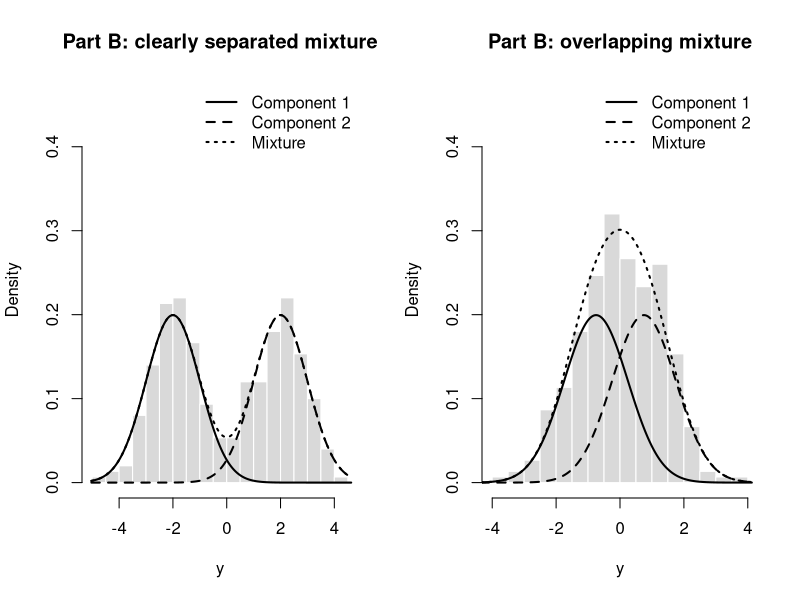
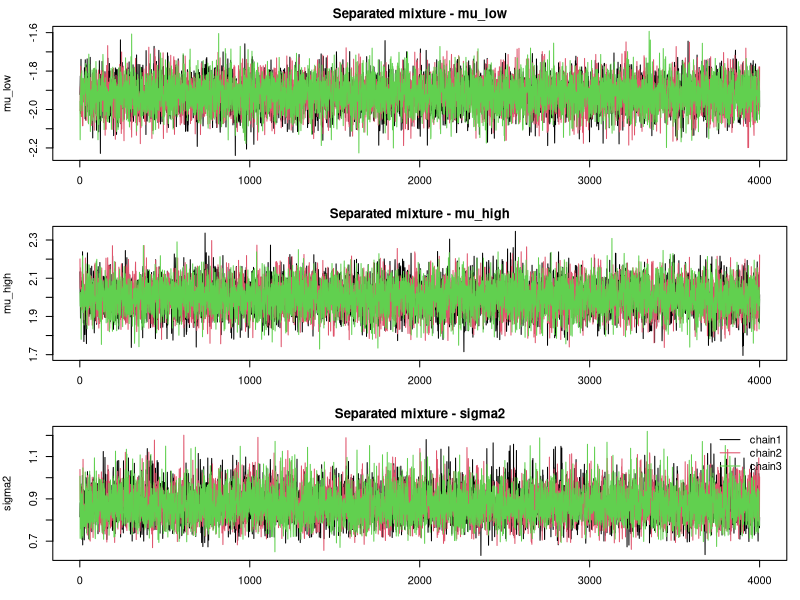
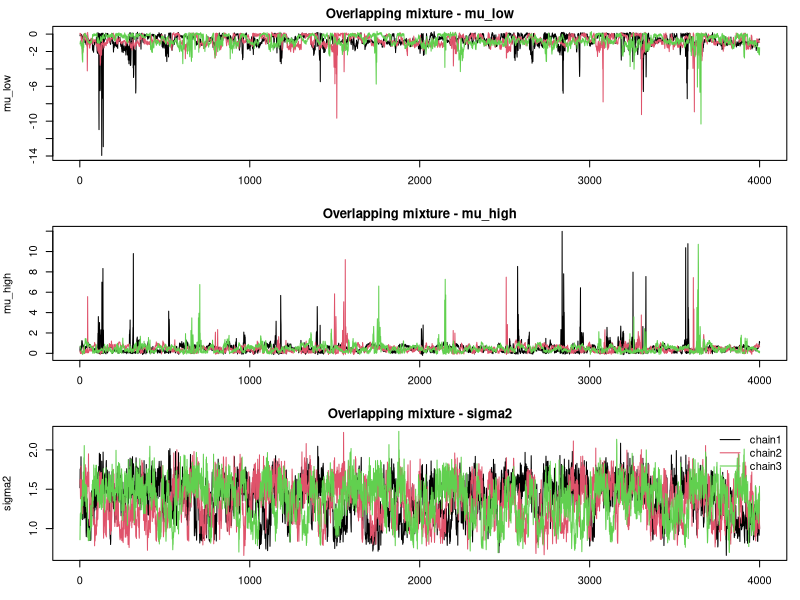
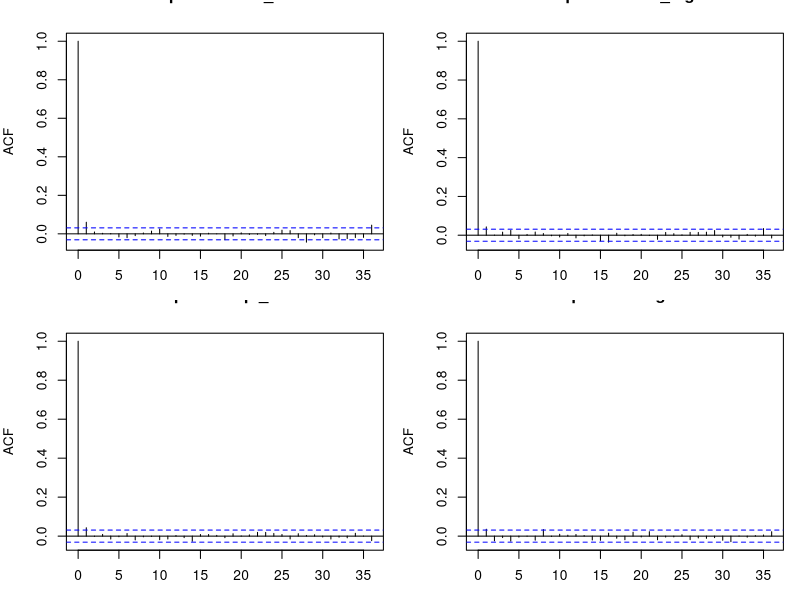
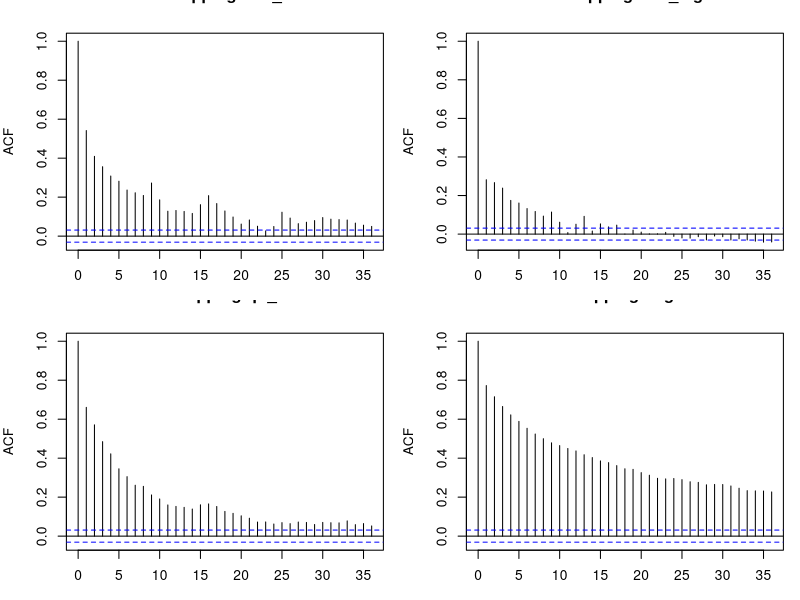
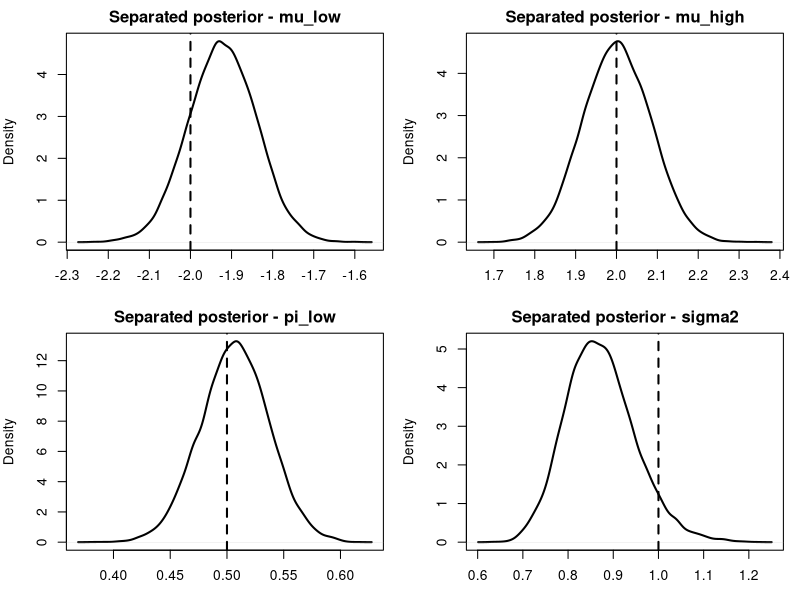
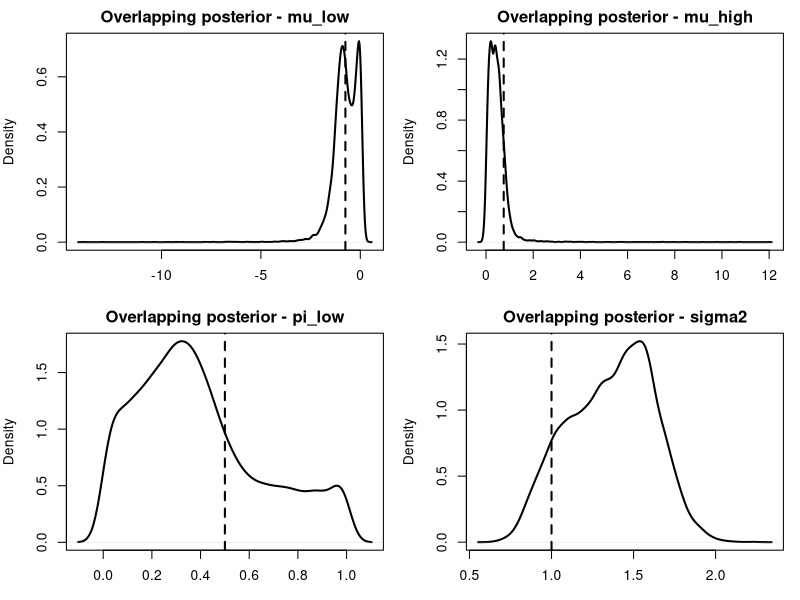

Write the R code that produced these figures, in order.

### TASK 2 ###

############
## PART A ##
############
# LATENT-VARIABLE REPRESENTATION AND GIBBS SAMPLER


# 1. STATISTICAL MODEL
# We consider the two-component Gaussian mixture
#   Y_i | Z_i = 1, mu_1, sigma^2 ~ N(mu_1, sigma^2)
#   Y_i | Z_i = 2, mu_2, sigma^2 ~ N(mu_2, sigma^2)
#
#   P(Z_i = 1) = pi
#   P(Z_i = 2) = 1 - pi
#
# Inverse-Gamma parameterisation used in this script:
#
#   p(sigma^2) proportional to
#     (sigma^2)^(-(alpha0 + 1)) * exp(-beta0 / sigma^2)
#
# Therefore, if X ~ InvGamma(alpha, beta), generate it as:
#
#   X = 1 / rgamma(1, shape = alpha, rate = beta)
#
# The latent allocations Z_i make Gibbs sampling possible because the
# full conditional distributions have standard forms.

# 2. PRIOR CHOICES

# The data in the example below are standardised, so these priors are
# specified on the standardised scale.
#
#   mu_k ~ N(0, 5^2)
#   pi ~ Beta(1, 1)
#   sigma^2 ~ InvGamma(2.5, 1.5)
#
# Beta(1, 1) is uniform on [0, 1].
# Under the stated Inverse-Gamma parameterisation, the prior mean of
# sigma^2 is beta0 / (alpha0 - 1) = 1.5 / 1.5 = 1.

m0 <- 0
s0_sq <- 25
a <- 1
b <- 1
alpha0 <- 2.5
beta0 <- 1.5


# 3. HELPER FUNCTION: STANDARDISE DATA


standardise_data <- function(y) {
  y_mean <- mean(y)
  y_sd <- sd(y)
  
  if (!is.finite(y_sd) || y_sd <= 0) {
    stop("The data must have a positive, finite standard deviation.")
  }
  
  list(
    y_std = (y - y_mean) / y_sd,
    mean = y_mean,
    sd = y_sd
  )
}


# 4. FULL CONDITIONAL DISTRIBUTIONS AND THEIR DERIVATION


# The full conditionals follow from:
# posterior kernel proportional to likelihood * prior.
# Terms that do not depend on the parameter being updated are omitted.
#
# 4.1 Latent allocation Z_i
#
# Define:
#   p1_i = P(Z_i = 1 | y_i, parameters)
#
# Then:
#
#   p1_i =
#     pi * phi(y_i; mu_1, sigma^2) /
#     [pi * phi(y_i; mu_1, sigma^2)
#       + (1 - pi) * phi(y_i; mu_2, sigma^2)]
#
#   Z_i | rest ~ Bernoulli(p1_i), represented by labels 1 and 2.
#
# Derivation for Z_i:
# Conditional on the parameters, Bayes' rule gives the probability of
# each allocation as its mixture weight times its Gaussian density,
# divided by the sum of those two weighted densities.
#
# 4.2 Component means
#
# For component k, combine the likelihood kernel
#   exp[-sum_{i:Z_i=k}(y_i - mu_k)^2 / (2*sigma^2)]
# with the Normal prior kernel
#   exp[-(mu_k - m0)^2 / (2*s0_sq)].
# Completing the square in mu_k gives the Normal full conditional below.
#
# Let n_k be the number of observations allocated to component k, and
# S_k be the sum of those observations. Then:
#
#   mu_k | rest ~ N(m_k_star, v_k_star)
#
#   v_k_star = 1 / (n_k / sigma^2 + 1 / s0_sq)
#
#   m_k_star = v_k_star * (S_k / sigma^2 + m0 / s0_sq)
#
# 4.3 Mixture probability
#
# Given the allocations, the likelihood for pi is proportional to
# pi^n1 * (1 - pi)^n2. Multiplying by the Beta(a, b) prior gives the
# Beta(a + n1, b + n2) full conditional.
#
# Let n_1 = number of observations with Z_i = 1 and
#     n_2 = number of observations with Z_i = 2.
#
#   pi | rest ~ Beta(a + n_1, b + n_2)
#
# 4.4 Common variance
#
# Conditional on the allocations and component means, the Gaussian
# likelihood kernel in sigma^2 is proportional to
# (sigma^2)^(-n/2) * exp[-sum_i (y_i - mu_Zi)^2 / (2*sigma^2)].
# Multiplying this by the specified Inverse-Gamma prior kernel adds
# n/2 to the shape parameter and half the residual sum of squares to
# the second parameter.
#
# Let mu_Zi equal mu_1 when Z_i = 1 and mu_2 when Z_i = 2.
# Under the prior specified above:
#
#   sigma^2 | rest ~ InvGamma(
#     alpha0 + n / 2,
#     beta0 + 0.5 * sum_i (y_i - mu_Zi)^2
#   )

# Now, I have drived the full conditional distributions.
# The following section implements the Gibbs sampler,
# stores posterior draws, and assesses Markov chain behaviour.

# 5. GIBBS SAMPLER IMPLEMENTED FROM SCRATCH


gibbs_mix <- function(
    y,
    n_iter = 12000,
    burn = 4000,
    thin = 4,
    init = NULL,
    m0 = 0,
    s0_sq = 25,
    a = 1,
    b = 1,
    alpha0 = 2.5,
    beta0 = 1.5,
    seed = NULL
) {
  if (!is.null(seed)) set.seed(seed)
  
  if (!is.numeric(y) || length(y) < 2 || any(!is.finite(y))) {
    stop("y must be a finite numeric vector with at least two observations.")
  }
  if (n_iter <= burn) stop("n_iter must be larger than burn.")
  if (thin < 1) stop("thin must be at least 1.")
  if (s0_sq <= 0 || a <= 0 || b <= 0 ||
      alpha0 <= 0 || beta0 <= 0) {
    stop("Prior variance and distribution parameters must be positive.")
  }
  
  n <- length(y)
  
# Initial values
if (is.null(init)) {
    z <- sample(1:2, n, replace = TRUE)
    
# Ensure both components have at least one observation initially.
    if (length(unique(z)) < 2) {
      z[1] <- 1L
      z[2] <- 2L
    }
    
    mu1 <- mean(y[z == 1])
    mu2 <- mean(y[z == 2])
    
    if (mu1 == mu2) {
      mu1 <- mu1 - 0.5
      mu2 <- mu2 + 0.5
    }
    
    pi <- min(max(mean(z == 1), 0.05), 0.95)
    sigma2 <- var(y)
  } else {
    required <- c("mu1", "mu2", "pi", "sigma2")
    if (!all(required %in% names(init))) {
      stop("init must contain mu1, mu2, pi, and sigma2.")
    }
    
    mu1 <- init$mu1
    mu2 <- init$mu2
    pi <- init$pi
    sigma2 <- init$sigma2
    
    if (!is.null(init$z)) {
      z <- init$z
      if (length(z) != n || any(!z %in% c(1, 2))) {
        stop("init$z must have length length(y) and contain only 1 or 2.")
      }
    } else {
      z <- sample(1:2, n, replace = TRUE)
    }
  }
  
  if (!is.finite(sigma2) || sigma2 <= 0) {
    stop("The initial sigma2 must be positive and finite.")
  }
  if (!is.finite(pi) || pi <= 0 || pi >= 1) {
    stop("The initial pi must be strictly between 0 and 1.")
  }
  
  keep <- seq(from = burn + 1, to = n_iter, by = thin)
  n_keep <- length(keep)
  
  # Store parameter draws and the latent allocations for posterior
  # inference and examination of Markov-chain behaviour.
  out <- list(
    mu1 = numeric(n_keep),
    mu2 = numeric(n_keep),
    pi = numeric(n_keep),
    sigma2 = numeric(n_keep),
    z = matrix(NA_integer_, nrow = n_keep, ncol = n)
  )
  
  keep_counter <- 0L
  
  for (iter in seq_len(n_iter)) {
    
    # STEP 1: Update each latent allocation Z_i.
    # Work on the log scale to reduce numerical underflow.
    log_p1 <- log(pi) +
      dnorm(y, mean = mu1, sd = sqrt(sigma2), log = TRUE)
    
    log_p2 <- log1p(-pi) +
      dnorm(y, mean = mu2, sd = sqrt(sigma2), log = TRUE)
    
    p1 <- plogis(log_p1 - log_p2)
    z <- ifelse(runif(n) < p1, 1L, 2L)
    
    # STEP 2: Update mu_1.
    n1 <- sum(z == 1)
    v1 <- 1 / (n1 / sigma2 + 1 / s0_sq)
    m1 <- v1 * (sum(y[z == 1]) / sigma2 + m0 / s0_sq)
    mu1 <- rnorm(1, mean = m1, sd = sqrt(v1))
    
    # STEP 3: Update mu_2.
    n2 <- sum(z == 2)
    v2 <- 1 / (n2 / sigma2 + 1 / s0_sq)
    m2 <- v2 * (sum(y[z == 2]) / sigma2 + m0 / s0_sq)
    mu2 <- rnorm(1, mean = m2, sd = sqrt(v2))
    
    # STEP 4: Update pi.
    pi <- rbeta(1, shape1 = a + n1, shape2 = b + n2)
    
    # STEP 5: Update sigma^2.
    residuals <- ifelse(z == 1, y - mu1, y - mu2)
    alpha_post <- alpha0 + n / 2
    beta_post <- beta0 + 0.5 * sum(residuals^2)
    
    sigma2 <- 1 / rgamma(
      1,
      shape = alpha_post,
      rate = beta_post
    )
    
    # Save draws after burn-in, applying the requested thinning.
    if (iter %in% keep) {
      keep_counter <- keep_counter + 1L
      out$mu1[keep_counter] <- mu1
      out$mu2[keep_counter] <- mu2
      out$pi[keep_counter] <- pi
      out$sigma2[keep_counter] <- sigma2
      out$z[keep_counter, ] <- z
    }
  }
  
  out$n_iter <- n_iter
  out$burn <- burn
  out$thin <- thin
  out
}



# 6. BASIC CHECK OF THE GIBBS SAMPLER


# A simple simulated mixture is used only to check that the sampler
# runs and stores the expected quantities.
# n_iter = 6000 and burn = 2000 are initial pilot settings, not a claim
# that these values guarantee convergence. We must increase the run length if
# chains have not mixed adequately or effective sample sizes are too low.
# Burn-in is chosen by inspecting the early transient behaviour, thinning
# is used here only to reduce the number of stored draws, not to create
# convergence. 

set.seed(1001)
y_check <- c(
  rnorm(100, mean = -2, sd = 1),
  rnorm(100, mean = 2, sd = 1)
)

y_check_info <- standardise_data(y_check)
y_check_std <- y_check_info$y_std

check_init <- list(
  mu1 = -1,
  mu2 = 1,
  pi = 0.5,
  sigma2 = 1,
  z = sample(1:2, length(y_check_std), replace = TRUE)
)

check_draws <- gibbs_mix(
  y = y_check_std,
  n_iter = 6000,
  burn = 2000,
  thin = 4,
  init = check_init,
  m0 = m0,
  s0_sq = s0_sq,
  a = a,
  b = b,
  alpha0 = alpha0,
  beta0 = beta0,
  seed = 1002
)

# Basic posterior summary for the stored parameter draws.
posterior_summary <- function(x) {
  qs <- quantile(x, probs = c(0.025, 0.5, 0.975), na.rm = TRUE)
  c(
    Mean = mean(x),
    SD = sd(x),
    Q2.5 = unname(qs[1]),
    Median = unname(qs[2]),
    Q97.5 = unname(qs[3])
  )
}

summary_table <- rbind(
  mu1 = posterior_summary(check_draws$mu1),
  mu2 = posterior_summary(check_draws$mu2),
  pi = posterior_summary(check_draws$pi),
  sigma2 = posterior_summary(check_draws$sigma2)
)


# Part A is complete: I specified initialization and preliminary iteration
# settings.
# Part B evaluates chain behaviour to assess their adequacy.
# I will assess their adequacy using convergence diagnostics
# in Part B.

############
## PART B ##
############

#  SIMULATION SETTINGS

set.seed(20261012)
n_sim <- 300
true_pi <- 0.5
true_sigma <- 1

# Clearly separated: the mean difference is four standard deviations.

scenario_separated <- list(
  name = "Clearly separated",
  mu1 = -2,
  mu2 =  2,
  pi = true_pi,
  sigma = true_sigma
)

# Substantially overlapping: the mean difference is 1.5 standard deviations.

scenario_overlapping <- list(
  name = "Substantially overlapping",
  mu1 = -0.75,
  mu2 =  0.75,
  pi = true_pi,
  sigma = true_sigma
)

# Generate observations from the known mixture and retain the generating
# component indicators for the later allocation-recovery assessment.

simulate_mixture <- function(n, mu1, mu2, pi, sigma) {
  z_true <- ifelse(runif(n) < pi, 1L, 2L)
  y <- numeric(n)
  y[z_true == 1L] <- rnorm(sum(z_true == 1L), mean = mu1, sd = sigma)
  y[z_true == 2L] <- rnorm(sum(z_true == 2L), mean = mu2, sd = sigma)
  
  list(y = y, z_true = z_true)
}

sim_sep <- simulate_mixture(
  n_sim, scenario_separated$mu1, scenario_separated$mu2,
  scenario_separated$pi, scenario_separated$sigma
)

sim_overlap <- simulate_mixture(
  n_sim, scenario_overlapping$mu1, scenario_overlapping$mu2,
  scenario_overlapping$pi, scenario_overlapping$sigma
)

# Visualise the generated data and the true component densities.

plot_simulated_mixture <- function(sim, pars, main) {
  hist(sim$y, breaks = 25, probability = TRUE,
       col = "grey85", border = "white",
       main = main, xlab = "y", ylim = c(0, max(
         density(sim$y)$y,
         dnorm(seq(min(sim$y), max(sim$y), length.out = 300),
               pars$mu1, pars$sigma),
         dnorm(seq(min(sim$y), max(sim$y), length.out = 300),
               pars$mu2, pars$sigma)
       ) * 1.15))
  xx <- seq(min(sim$y) - 0.5, max(sim$y) + 0.5, length.out = 500)
  lines(xx, pars$pi * dnorm(xx, pars$mu1, pars$sigma), lwd = 2)
  lines(xx, (1 - pars$pi) * dnorm(xx, pars$mu2, pars$sigma), lwd = 2, lty = 2)
  lines(xx, pars$pi * dnorm(xx, pars$mu1, pars$sigma) +
          (1 - pars$pi) * dnorm(xx, pars$mu2, pars$sigma), lwd = 2, lty = 3)
  legend("topright",
         legend = c("Component 1", "Component 2", "Mixture"),
         lty = c(1, 2, 3), lwd = 2, bty = "n")
}

par(mfrow = c(1, 2))
plot_simulated_mixture(sim_sep, scenario_separated,
                       "Part B: clearly separated mixture")
plot_simulated_mixture(sim_overlap, scenario_overlapping,
                       "Part B: overlapping mixture")
par(mfrow = c(1, 1))


#  MULTIPLE CHAINS FROM DIFFERENT INITIAL VALUES
#
# The initial means are deliberately dispersed and include reversed
# component labels. This helps reveal sensitivity to initial values and
# label switching. The sampler itself is not constrained to keep mu1 < mu2.
#
# These are pilot settings. Diagnostics below should be inspected before
# treating the selected run length as adequate.

n_iter_B <- 12000
burn_B <- 4000
thin_B <- 2
n_chains_B <- 3

make_initial_values <- function(y, chain_id) {
# Different starting values for each chain. The allocation vector is
# independently randomised, and the initial variance is kept positive.
  starts <- list(
    c(-1.5,  1.5),
    c( 1.5, -1.5),
    c(-0.25, 0.25)
  )
  list(
    mu1 = starts[[chain_id]][1],
    mu2 = starts[[chain_id]][2],
    pi = c(0.35, 0.65, 0.50)[chain_id],
    sigma2 = c(1.5, 0.7, 2.0)[chain_id],
    z = sample(1:2, length(y), replace = TRUE)
  )
}

run_scenario_chains <- function(sim, scenario_name) {
  chains <- vector("list", n_chains_B)
  
  for (ch in seq_len(n_chains_B)) {
    chains[[ch]] <- gibbs_mix(
      y = sim$y,
      n_iter = n_iter_B,
      burn = burn_B,
      thin = thin_B,
      init = make_initial_values(sim$y, ch),
      m0 = m0,
      s0_sq = s0_sq,
      a = a,
      b = b,
      alpha0 = alpha0,
      beta0 = beta0,
      seed = 3100 + ch
    )
  }
  
  names(chains) <- paste0("chain", seq_len(n_chains_B))
  attr(chains, "scenario") <- scenario_name
  chains
}

chains_separated <- run_scenario_chains(sim_sep, "Clearly separated")
chains_overlapping <- run_scenario_chains(sim_overlap, "Substantially overlapping")


#  LABEL-INVARIANT SUMMARIES
#
# The likelihood is unchanged when the two component labels are exchanged.
# For comparing component means across chains, order the means within each
# saved draw. The corresponding allocation labels and mixture weight are
# relabelled in the same draw. This is a post-processing device for the
# simulation comparison, not a constraint imposed on the Gibbs sampler.

align_chain_draws <- function(chain) {
  m <- length(chain$mu1)
  mu_low <- pmin(chain$mu1, chain$mu2)
  mu_high <- pmax(chain$mu1, chain$mu2)
  component_1_is_low <- chain$mu1 <= chain$mu2
  
  pi_low <- ifelse(component_1_is_low, chain$pi, 1 - chain$pi)
  z_low <- chain$z
  for (i in seq_len(m)) {
    if (!component_1_is_low[i]) z_low[i, ] <- 3L - z_low[i, ]
  }
  
  list(
    mu_low = mu_low,
    mu_high = mu_high,
    pi_low = pi_low,
    sigma2 = chain$sigma2,
    z_low = z_low
  )
}

aligned_separated <- lapply(chains_separated, align_chain_draws)
aligned_overlapping <- lapply(chains_overlapping, align_chain_draws)


#  POSTERIOR SUMMARIES AND RECOVERY OF GENERATING VALUES

posterior_summary_B <- function(x) {
  q <- quantile(x, probs = c(0.025, 0.5, 0.975), na.rm = TRUE)
  c(
    Mean = mean(x),
    SD = sd(x),
    Q2.5 = unname(q[1]),
    Median = unname(q[2]),
    Q97.5 = unname(q[3])
  )
}

combine_parameter_draws <- function(aligned_chains) {
  do.call(rbind, lapply(aligned_chains, function(ch) {
    data.frame(
      mu_low = ch$mu_low,
      mu_high = ch$mu_high,
      pi_low = ch$pi_low,
      sigma2 = ch$sigma2
    )
  }))
}

draws_sep <- combine_parameter_draws(aligned_separated)
draws_overlap <- combine_parameter_draws(aligned_overlapping)

summary_separated <- rbind(
  lower_mean = posterior_summary_B(draws_sep$mu_low),
  upper_mean = posterior_summary_B(draws_sep$mu_high),
  mixing_weight_for_lower_mean = posterior_summary_B(draws_sep$pi_low),
  common_variance = posterior_summary_B(draws_sep$sigma2)
)

summary_overlapping <- rbind(
  lower_mean = posterior_summary_B(draws_overlap$mu_low),
  upper_mean = posterior_summary_B(draws_overlap$mu_high),
  mixing_weight_for_lower_mean = posterior_summary_B(draws_overlap$pi_low),
  common_variance = posterior_summary_B(draws_overlap$sigma2)
)

cat("\nPART B: posterior summaries, clearly separated mixture\n")
print(round(summary_separated, 3))
cat("\nTrue values (ordered means, weight of lower-mean component, variance):\n")
print(c(mu_low = scenario_separated$mu1,
        mu_high = scenario_separated$mu2,
        pi_low = scenario_separated$pi,
        sigma2 = scenario_separated$sigma^2))

cat("\nPART B: posterior summaries, overlapping mixture\n")
print(round(summary_overlapping, 3))
cat("\nTrue values (ordered means, weight of lower-mean component, variance):\n")
print(c(mu_low = scenario_overlapping$mu1,
        mu_high = scenario_overlapping$mu2,
        pi_low = scenario_overlapping$pi,
        sigma2 = scenario_overlapping$sigma^2))

#  TRACE PLOTS
#
# Plot ordered means and the variance. Ordered means are used here to avoid
# mistaking label exchange for a change in the underlying mixture. The
# un-ordered mu1 and mu2 traces can also be inspected to see label switching.

plot_chain_traces <- function(aligned_chains, main_prefix) {
  par(mfrow = c(3, 1), mar = c(3, 4, 2, 1))
  vars <- c("mu_low", "mu_high", "sigma2")
  for (v in vars) {
    all_y <- unlist(lapply(aligned_chains, function(ch) ch[[v]]))
    plot(aligned_chains[[1]][[v]], type = "l", col = 1,
         xlab = "Stored post-burn-in draw", ylab = v,
         main = paste(main_prefix, "-", v),
         ylim = range(all_y, finite = TRUE))
    if (length(aligned_chains) > 1) {
      for (ch in 2:length(aligned_chains)) {
        lines(aligned_chains[[ch]][[v]], col = ch)
      }
    }
  }
  legend("topright", legend = names(aligned_chains),
         col = seq_along(aligned_chains), lty = 1, bty = "n")
  par(mfrow = c(1, 1))
}

plot_chain_traces(aligned_separated, "Separated mixture")
plot_chain_traces(aligned_overlapping, "Overlapping mixture")


#  AUTOCORRELATION AND EFFECTIVE SAMPLE SIZE (ESS)

# ESS is estimated separately for each chain from its autocorrelation sequence
# using a positive-pair truncation rule, then summed across chains. The result
# is an approximate diagnostic, not a substitute for a validated MCMC package.
# MCSE for the posterior mean is approximated by posterior SD / sqrt(ESS).
# The trace plots and between-chain comparisons should be considered too.

ess_one_chain <- function(x, max_lag = NULL) {
  x <- as.numeric(x)
  n <- length(x)
  if (n < 3 || !is.finite(sd(x)) || sd(x) == 0) return(NA_real_)
  if (is.null(max_lag)) max_lag <- min(n - 1, 1000)
  
  ac <- as.numeric(acf(x, lag.max = max_lag, plot = FALSE,
                       demean = TRUE)$acf)[-1]
  if (!length(ac)) return(n)
  
# Sum autocorrelations in adjacent pairs and stop at the first
# non-positive pair, a simple approximation to the initial-positive-sequence
# approach used in MCMC diagnostics.
  pair_sums <- numeric(0)
  j <- 1
  while (j <= length(ac)) {
    pair_sum <- ac[j]
    if (j + 1 <= length(ac)) pair_sum <- pair_sum + ac[j + 1]
    if (!is.finite(pair_sum) || pair_sum <= 0) break
    pair_sums <- c(pair_sums, pair_sum)
    j <- j + 2
  }
  
  tau <- max(1, 1 + 2 * sum(pair_sums))
  min(n, n / tau)
}

ess_multi_chain <- function(aligned_chains, variable) {
  sum(vapply(aligned_chains, function(ch) ess_one_chain(ch[[variable]]),
             numeric(1)), na.rm = TRUE)
}

diagnostic_ess_table <- function(aligned_chains) {
  variables <- c("mu_low", "mu_high", "pi_low", "sigma2")
  all_draws <- combine_parameter_draws(aligned_chains)
  ess_values <- vapply(variables, function(v) {
    ess_multi_chain(aligned_chains, v)
  }, numeric(1))
  posterior_sd <- vapply(variables, function(v) sd(all_draws[[v]]), numeric(1))
  
  data.frame(
    parameter = variables,
    stored_draws = nrow(all_draws),
    ESS_total = unname(ess_values),
    posterior_SD = unname(posterior_sd),
    MCSE_mean_approx = unname(posterior_sd / sqrt(ess_values))
  )
}

ess_separated <- diagnostic_ess_table(aligned_separated)
ess_overlapping <- diagnostic_ess_table(aligned_overlapping)

cat("\nApproximate ESS: clearly separated mixture\n")
print(ess_separated, row.names = FALSE)
cat("\nApproximate ESS: overlapping mixture\n")
print(ess_overlapping, row.names = FALSE)

# ACF plots for representative label-invariant parameters from the first
# chain. Slow decay indicates stronger serial dependence.

par(mfrow = c(2, 2))
for (v in c("mu_low", "mu_high", "pi_low", "sigma2")) {
  acf(aligned_separated[[1]][[v]], main = paste("Separated:", v))
}
par(mfrow = c(1, 1))

par(mfrow = c(2, 2))
for (v in c("mu_low", "mu_high", "pi_low", "sigma2")) {
  acf(aligned_overlapping[[1]][[v]], main = paste("Overlapping:", v))
}
par(mfrow = c(1, 1))

# BASIC MULTI-CHAIN R-HAT
# This is the classical Gelman-Rubin potential scale reduction estimate
# calculated from equal-length chains. The reported estimate is bounded below
# by 1. Values close to 1 are reassuring,
# but no single threshold proves convergence. Interpret it together with
# trace plots, ESS, autocorrelation, and stability under longer runs.

rhat_basic <- function(chains) {
  n <- min(vapply(chains, length, integer(1)))
  m <- length(chains)
  if (m < 2 || n < 2) return(NA_real_)
  
  mat <- sapply(chains, function(x) as.numeric(x[seq_len(n)]))
  chain_means <- colMeans(mat)
  chain_vars <- apply(mat, 2, var)
  W <- mean(chain_vars)
  B <- n * var(chain_means)
  
  if (!is.finite(W) || W <= 0) return(NA_real_)
  var_hat <- ((n - 1) / n) * W + B / n
# The conventional reported potential scale reduction factor is
# bounded below by 1; small-sample estimates can otherwise fall below 1.
  max(1, sqrt(var_hat / W))
}

diagnostic_rhat_table <- function(aligned_chains) {
  variables <- c("mu_low", "mu_high", "pi_low", "sigma2")
  data.frame(
    parameter = variables,
    Rhat_classical = vapply(variables, function(v) {
      rhat_basic(lapply(aligned_chains, function(ch) ch[[v]]))
    }, numeric(1))
  )
}
rhat_separated <- diagnostic_rhat_table(aligned_separated)
rhat_overlapping <- diagnostic_rhat_table(aligned_overlapping)

cat("\nR-hat: clearly separated mixture\n")
print(rhat_separated, row.names = FALSE)

cat("\nR-hat: overlapping mixture\n")
print(rhat_overlapping, row.names = FALSE)


# RECOVERY OF LATENT ALLOCATIONS
#
# Allocation recovery is evaluated after aligning labels within each draw.
# For each observation, estimate the posterior probability of belonging to
# the lower-mean component, then classify at 0.5. Accuracy is descriptive:
# it is expected to be lower in the overlapping case because the components
# generate observations in the same region.

allocation_recovery <- function(aligned_chains, z_true) {
  z_draws <- do.call(rbind, lapply(aligned_chains, function(ch) ch$z_low))
  prob_lower <- colMeans(z_draws == 1L)
  z_hat <- ifelse(prob_lower >= 0.5, 1L, 2L)
  data.frame(
    posterior_mean_probability_lower = mean(prob_lower),
    classification_accuracy = mean(z_hat == z_true),
    mean_allocation_uncertainty = mean(2 * pmin(prob_lower, 1 - prob_lower)),
    n_observations = length(z_true)
  )
}

allocation_sep <- allocation_recovery(aligned_separated, sim_sep$z_true)
allocation_overlap <- allocation_recovery(aligned_overlapping, sim_overlap$z_true)

cat("\nLatent-allocation recovery: clearly separated mixture\n")
print(allocation_sep, row.names = FALSE)
cat("\nLatent-allocation recovery: overlapping mixture\n")
print(allocation_overlap, row.names = FALSE)


# POSTERIOR DENSITIES AGAINST GENERATING VALUES
#
# These plots compare posterior uncertainty with the known data-generating
# values. The means are ordered, and the mixture weight refers to the
# lower-mean component after relabelling.

plot_posterior_recovery <- function(draws, pars, main_prefix) {
  true_values <- c(
    mu_low = min(pars$mu1, pars$mu2),
    mu_high = max(pars$mu1, pars$mu2),
    pi_low = if (pars$mu1 <= pars$mu2) pars$pi else 1 - pars$pi,
    sigma2 = pars$sigma^2
  )
  par(mfrow = c(2, 2))
  for (v in names(true_values)) {
    plot(density(draws[[v]]), main = paste(main_prefix, "-", v),
         xlab = v, lwd = 2)
    abline(v = true_values[[v]], lty = 2, lwd = 2)
  }
  par(mfrow = c(1, 1))
}

plot_posterior_recovery(draws_sep, scenario_separated,
                        "Separated posterior")
plot_posterior_recovery(draws_overlap, scenario_overlapping,
                        "Overlapping posterior")


# EXTENSION CHECK FOR ITERATION CHOICE

# A practical check is to compare posterior summaries from the first and
# second halves of the retained draws. Large differences suggest that the
# chain may not yet be stable. This is a descriptive check and does not
# replace multi-chain diagnostics. If diagnostics are unsatisfactory,
# increase n_iter and repeat the analysis rather than relying on thinning.


# HALF-RUN STABILITY CHECK WITHIN EACH CHAIN

# Compare the first and second halves of each chain separately.
# Do not combine chains before splitting the retained draws.

half_summary_difference <- function(aligned_chains) {
  
  vars <- c("mu_low", "mu_high", "pi_low", "sigma2")
  
  results <- lapply(seq_along(aligned_chains), function(ch_id) {
    
    ch <- aligned_chains[[ch_id]]
    n <- length(ch$mu_low)
    
    if (n < 2) {
      stop("Each chain must contain at least two retained draws.")
    }
    
    half_n <- floor(n / 2)
    
    first_idx <- seq_len(half_n)
    second_idx <- seq.int(half_n + 1, n)
    
    first <- lapply(vars, function(v) {
      mean(ch[[v]][first_idx])
    })
    
    second <- lapply(vars, function(v) {
      mean(ch[[v]][second_idx])
    })
    
    first <- unlist(first)
    second <- unlist(second)
    
    data.frame(
      chain = names(aligned_chains)[ch_id],
      parameter = vars,
      first_half_mean = unname(first),
      second_half_mean = unname(second),
      absolute_difference = abs(first - second)
    )
  })
  
  do.call(rbind, results)
}

# Apply the check separately to each simulation scenario.
stability_separated <- half_summary_difference(aligned_separated)
stability_overlapping <- half_summary_difference(aligned_overlapping)

cat("\nHalf-run stability: clearly separated mixture\n")
print(stability_separated, row.names = FALSE)

cat("\nHalf-run stability: overlapping mixture\n")
print(stability_overlapping, row.names = FALSE)








# I assessed iteration adequacy using ESS, classical R-hat, trace plots,
# and autocorrelation diagnostics.
# For the separated mixture, I found R-hat values close to one, ESS above 10,000,
# and stable trace plots, supporting the adequacy of 12,000 iterations per chain
# with 4,000 burn-in iterations. For the overlapping mixture, I observed lower 
# ESS, pronounced excursions, and irregular posterior distributions, indicating
# less efficient sampling. I therefore concluded that R-hat alone was 
# insufficient to confirm the adequacy of the same settings for the overlapping 
# mixture.
# Part B is complete.

############
## PART C ##
############




############
## PART D ##
############

data(faithful)
y <- faithful$eruptions
